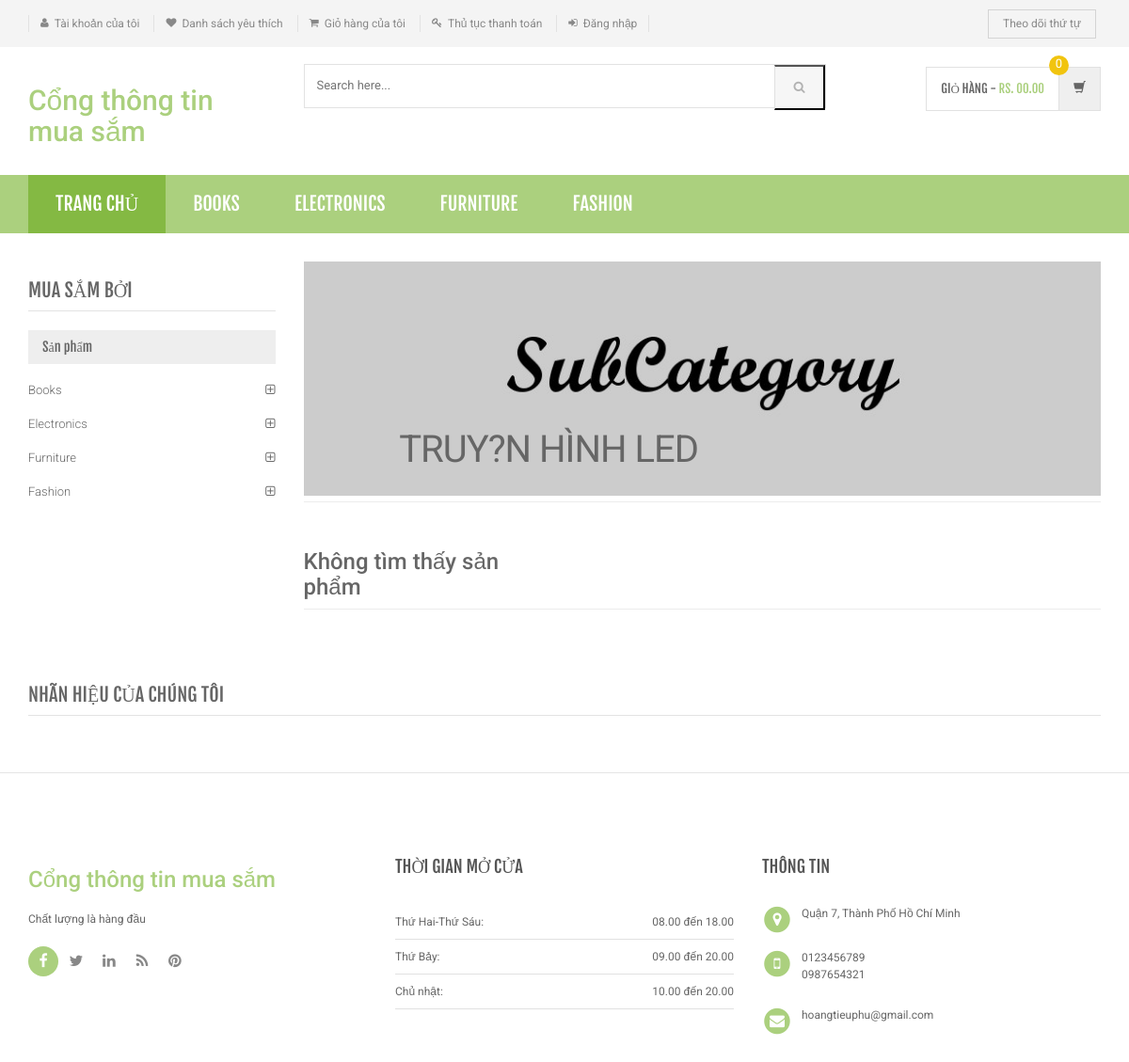
/shopping/sub-category.php?scid=2, run on an earlier commit of the app's database.
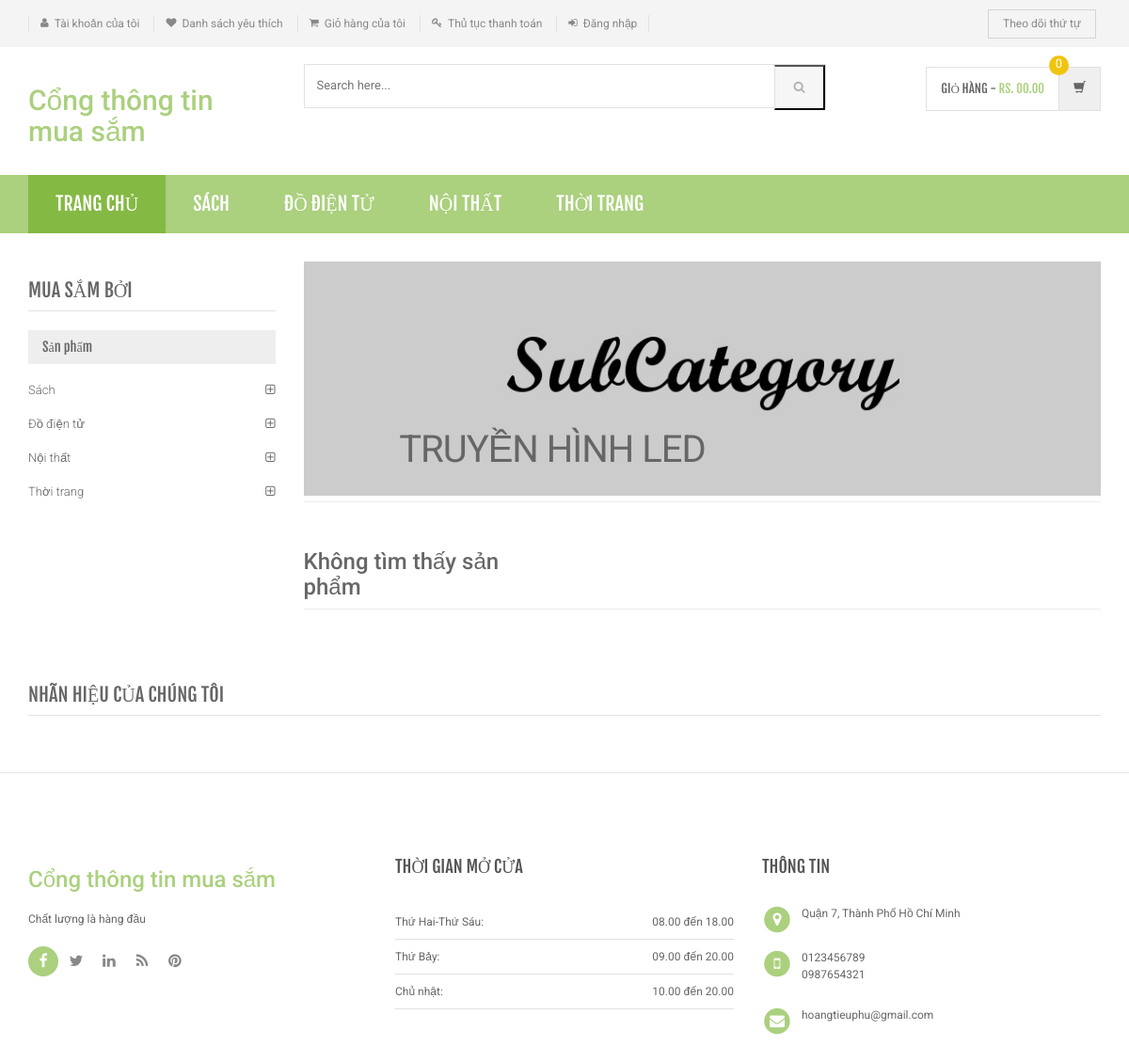
And on a later commit of the database.
### tables this page shows
CREATE TABLE `category` (
  `id` int(11) NOT NULL,
  `categoryName` varchar(255) DEFAULT NULL,
  `categoryDescription` longtext,
  `creationDate` timestamp NOT NULL DEFAULT CURRENT_TIMESTAMP,
  `updationDate` varchar(255) DEFAULT NULL
);

CREATE TABLE `subcategory` (
  `id` int(11) NOT NULL,
  `categoryid` int(11) DEFAULT NULL,
  `subcategory` varchar(255) DEFAULT NULL,
  `creationDate` timestamp NULL DEFAULT CURRENT_TIMESTAMP,
  `updationDate` varchar(255) DEFAULT NULL
);

### shopping/sub-category.php (the view, shortened to what the changed rows need)
<?php
include('includes/config.php');
$cid=intval($_GET['scid']);
?>
<!DOCTYPE html>
<html lang="en">
	<head>
	    <link rel="stylesheet" href="assets/css/bootstrap.min.css">
	    <link rel="stylesheet" href="assets/css/main.css">
	    <link rel="stylesheet" href="assets/css/green.css">
	    <link rel="stylesheet" href="assets/css/owl.carousel.css">
		<link rel="stylesheet" href="assets/css/owl.transitions.css">
		<link href="assets/css/lightbox.css" rel="stylesheet">
		<link rel="stylesheet" href="assets/css/animate.min.css">
		<link rel="stylesheet" href="assets/css/rateit.css">
		<link rel="stylesheet" href="assets/css/bootstrap-select.min.css">
		<link rel="stylesheet" href="assets/css/config.css">
		<link href="assets/css/green.css" rel="alternate stylesheet" title="Green color">
		<link href="assets/css/blue.css" rel="alternate stylesheet" title="Blue color">
		<link href="assets/css/red.css" rel="alternate stylesheet" title="Red color">
		<link href="assets/css/orange.css" rel="alternate stylesheet" title="Orange color">
		<link href="assets/css/dark-green.css" rel="alternate stylesheet" title="Darkgreen color">
		<link rel="stylesheet" href="assets/css/font-awesome.min.css">
	</head>
    <body class="cnt-home">
<header class="header-style-1">
<?php include('includes/main-header.php');?>
<?php include('includes/menu-bar.php');?>
</header>
<div class="body-content outer-top-xs">
	<div class='container'>
		<div class='row outer-bottom-sm'>
			<div class='col-md-3 sidebar'>
	            <div class="sidebar-module-container">
	            	<div class="sidebar-filter">
<div class="sidebar-widget wow fadeInUp outer-bottom-xs ">
	<div class="sidebar-widget-body m-t-10">
	         <?php $sql=mysqli_query($con,"select id,categoryName  from category");
while($row=mysqli_fetch_array($sql))
{
    ?>
		<div class="accordion">
	    	<div class="accordion-group">
	            <div class="accordion-heading">
	                <a href="category.php?cid=<?php echo $row['id'];?>"  class="accordion-toggle collapsed">
	                   <?php echo $row['categoryName'];?>
	                </a>
	            </div>
	        </div>
	    </div>
	    <?php } ?>
	</div>
</div>
	            	</div>
	            </div>
            </div>
			<div class='col-md-9'>
	<div id="category" class="category-carousel hidden-xs">
		<div class="item">
			<div class="container-fluid">
				<div class="caption vertical-top text-left">
					<div class="big-text">
						<br />
					</div>
					       <?php $sql=mysqli_query($con,"select subcategory  from subcategory where id='$cid'");
while($row=mysqli_fetch_array($sql))
{
    ?>
					<div class="excerpt hidden-sm hidden-md">
						<?php echo htmlentities($row['subcategory']);?>
					</div>
			<?php } ?>
				</div>
			</div>
		</div>
</div>
		</div></div>
</div>
</div>
</body>
</html>

### shopping/includes/menu-bar.php (shortened to what the changed rows need)
<div class="header-nav animate-dropdown">
    <div class="container">
        <div class="yamm navbar navbar-default" role="navigation">
            <div class="nav-bg-class">
                <div class="navbar-collapse collapse" id="mc-horizontal-menu-collapse">
	<div class="nav-outer">
		<ul class="nav navbar-nav">
              <?php $sql=mysqli_query($con,"select id,categoryName  from category limit 6");
while($row=mysqli_fetch_array($sql))
{
    ?>
			<li class="dropdown yamm">
				<a href="category.php?cid=<?php echo $row['id'];?>"> <?php echo $row['categoryName'];?></a>
			</li>
			<?php } ?>
		</ul>
	</div>
</div>
            </div>
        </div>
    </div>
</div>

What changed in the data, as far as the page shows it:
changed category: categoryName "BOOKS" → "SÁCH"; categoryName "Books" → "Sách"
changed category: categoryName "ELECTRONICS" → "ĐỒ ĐIỆN TỬ"; categoryName "Electronics" → "Đồ điện tử"
changed category: categoryName "FURNITURE" → "NỘI THẤT"; categoryName "Furniture" → "Nội thất"
changed category: categoryName "FASHION" → "THỜI TRANG"; categoryName "Fashion" → "Thời trang"
changed subcategory: subcategory "TRUY?N HÌNH LED" → "TRUYỀN HÌNH LED"
